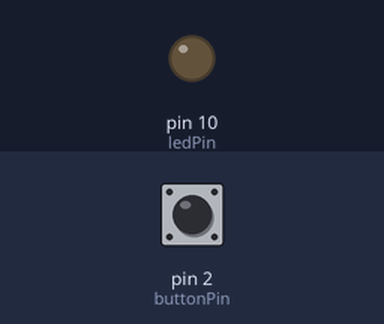
The sketch below on a simulated Arduino Uno, built with avr-gcc and run on an emulated ATmega328P. Shown: output pins drawn as LEDs (lit = HIGH). The inputs (shaded band) are chosen by the test bench; at power-on: pin 2 (buttonPin) LOW. What the sketch prints to the serial monitor is not drawn.

Above: at 1.2 s.
1.3 s: pin 2 (buttonPin) pulled HIGH for 0.15 s
At 1.37 s:
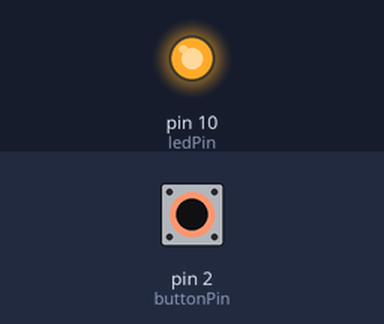
2.9 s: pin 2 (buttonPin) pulled HIGH for 3.2 s
At 7.0 s:
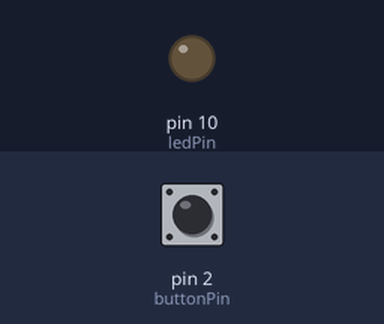
Timing chart, 0 to 8.5 s (numbered marks = the images above; inputs shaded):
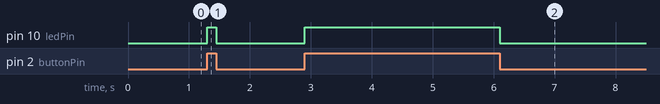

Measured:
- after the input at 1.3 s, pin 10 (ledPin): LOW → HIGH at once, → LOW 0.15 s later
- after the input at 2.9 s, pin 10 (ledPin): LOW → HIGH at once, → LOW 3.2 s later

The sketch:

Button_Counter.ino
```cpp
// constants won't change. They're used here to set pin numbers:
const int buttonPin = 2;     // the number of the pushbutton pin
const int ledPin =  10;      // the number of the LED pin

// variables will change:
int buttonState = 0;         // variable for reading the pushbutton status
int lastButtonState = 0;
int numberPresses = 0;

void setup() {
  // initialize the LED pin as an output:
  pinMode(ledPin, OUTPUT);
  // initialize the pushbutton pin as an input:
  pinMode(buttonPin, INPUT);
  Serial.begin(9600);
}

void loop() {
  // read the state of the pushbutton value:
  buttonState = digitalRead(buttonPin);

  // check if the pushbutton is pressed. If it is, the buttonState is HIGH:
  if (buttonState == HIGH) {
    // turn LED on:
    if(lastButtonState == LOW){
      numberPresses = numberPresses +1;
    }
    digitalWrite(ledPin, HIGH);
  } else {
    // turn LED off:
    digitalWrite(ledPin, LOW);
  }

  lastButtonState = buttonState;
  Serial.println(numberPresses);
}
```
